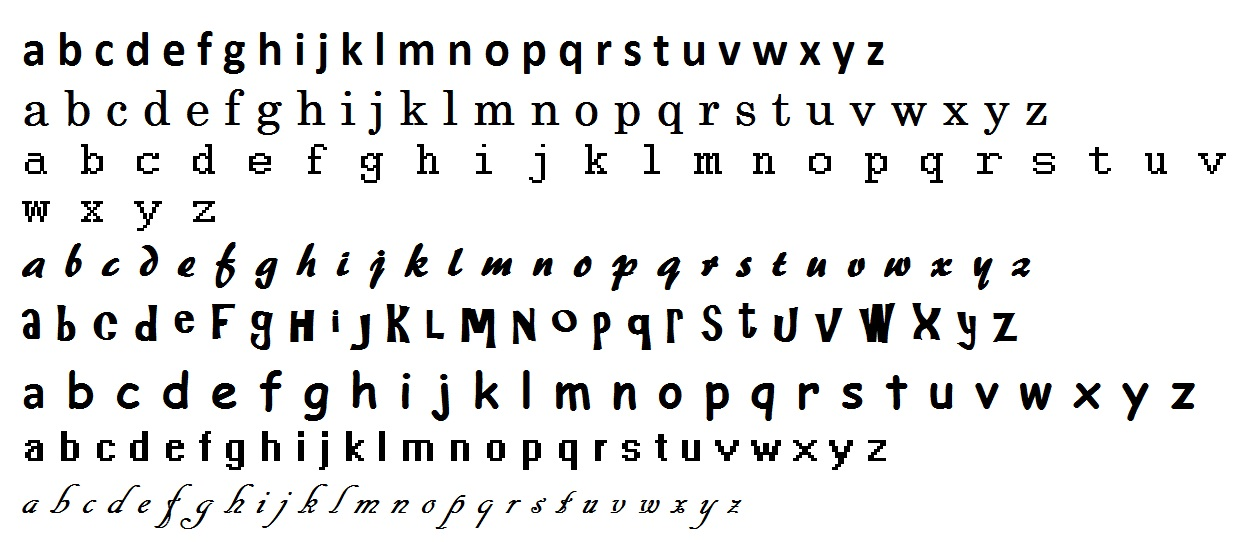
#> input picture Character Regocnition/Final/learning.jpg, 1248 x 542 px
$ python Learning.py   (older library calls are emulated)
#> lines starting #> are read from the running program, lines starting #| are printed output that depends on the picture; after the words box and inside, x2 and y2 are one past the last pixel; in counts of white or black regions, pixels touching at a corner belong together
### Character Regocnition/Final/image_manipulation.py
import numpy as np
import cv2
import os


# Loads the images / Checks if it exists
def LoadImage(name):
    # Read the Training Characters ##################################################################
#> called with name = 'learning.jpg'
    imgTrainingNumbers = cv2.imread(name)  # read in training numbers image
#> imgTrainingNumbers is the input picture: shape (542, 1248, 3); mean B, G, R 232.8, 232.9, 232.8
    print(imgTrainingNumbers)
#> (printed output is left out)
    # checking for if read correctly
    if imgTrainingNumbers is None:  # if image was not read successfully
        print("error: image not read from file \n\n")  # print error message
        os.system("pause")  # pause so user can see error message
        return  # exit main function
    # end if

    return imgTrainingNumbers

# Returns a Trheshold copy of the image after Converting the img to GRAYSCALE and Blurred first
def ImageToThreshold(originalImage):
    imgGray = cv2.cvtColor(originalImage, cv2.COLOR_BGR2GRAY)  # get grayscale image
    # cv2.imshow('Gray Scale', imgGray)

    imgBlurred = cv2.GaussianBlur(imgGray, (5, 5), 0)  # blur
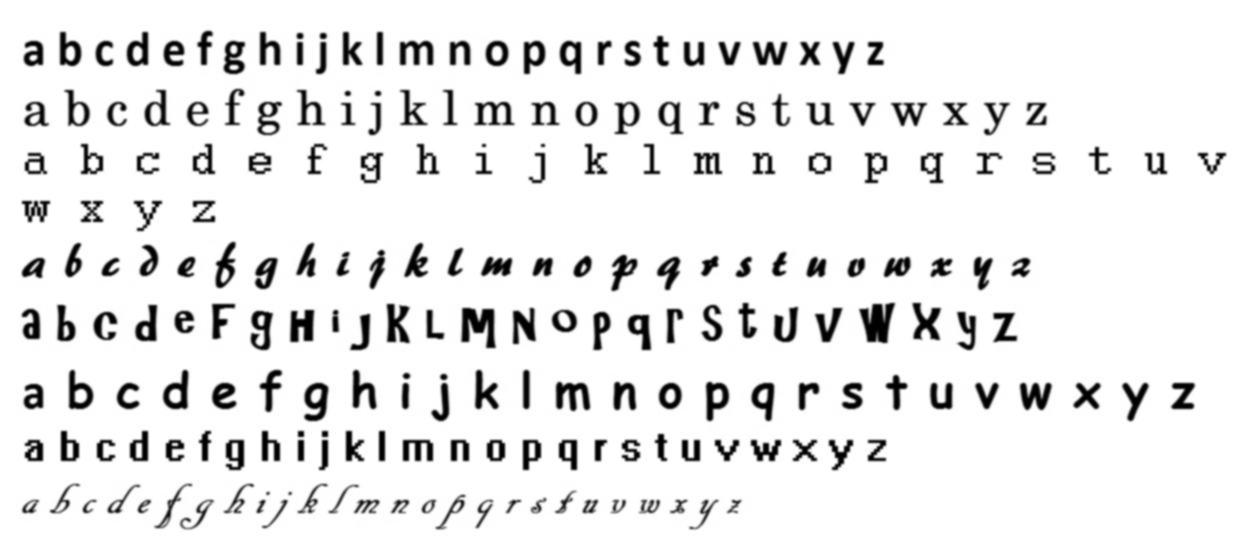
#> imgBlurred: shape (542, 1248); min 0, max 255, mean 232.9
    # cv2.imshow('Blurred', imgBlurred)

    # filter image from grayscale to black and white
    imgThresh = cv2.adaptiveThreshold(imgBlurred,  # input image
                                      255,  # make pixels that pass the threshold full white
                                      cv2.ADAPTIVE_THRESH_GAUSSIAN_C,
                                      # use gaussian rather than mean, seems to give better results
                                      cv2.THRESH_BINARY_INV,
                                      # invert so foreground will be white, background will be black
                                      11,  # size of a pixel neighborhood used to calculate threshold value
                                      2)  # constant subtracted from the mean or weighted mean
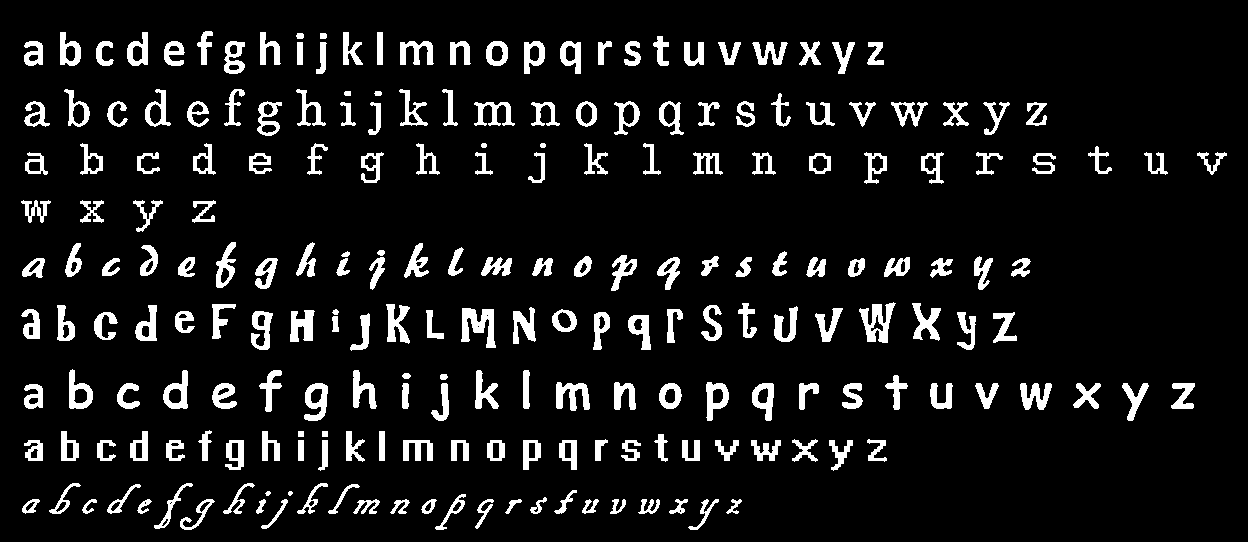
#> imgThresh: shape (542, 1248); 9% white; 223 white regions (1 under 20 px)

    imgThreshCopy = imgThresh.copy()  # make a copy of the thresh image, this in necessary b/c findContours modifies
    # cv2.imshow('Black n White', imgThresh)
    return imgThreshCopy

### Character Regocnition/Final/Learning.py
# Name: Kostas Giouzakov
# Senior Project: Character Recognition

import sys
import numpy as np
import cv2
import os
from math import sqrt
import constants as c
import image_manipulation as ip

print("Learning Started")
def main():
    # Read the Training Characters
    imgTrainingCharacters = ip.LoadImage("learning.jpg")  # read in training numbers image
    # Show the Image
    # cv2.imshow('Original', imgTrainingCharacters)

    # the idea is to get accurate number of contours
    # for that, some pre=processing has to be done to the image first: GrayScale-Blur...

    imgThresh = ip.ImageToThreshold(imgTrainingCharacters)  # make a copy of the thresh image, this in necessary b/c
    # findContours() modifies the image

    imgContours, npaContours, npaHierarchy = cv2.findContours(imgThresh,
                                                              # input image, make sure to use a copy since the
                                                              # function will modify this image in the course of
                                                              # finding contours
                                                              cv2.RETR_EXTERNAL,  # retrieve the outermost contours only
                                                              cv2.CHAIN_APPROX_SIMPLE)  # compress horizontal,
#> npaContours = 223 contours, 4 with area under 20; largest, box (x1, y1, x2, y2) and area: (859, 302, 896, 343) 708, (461, 308, 496, 348) 678, (304, 383, 328, 421) 596, (163, 370, 188, 409) 580, (69, 369, 93, 409) 574; npaHierarchy = 223 rows, first 6: [1, -1, -1, -1], [2, 0, -1, -1], [3, 1, -1, -1], [4, 2, -1, -1], [5, 3, -1, -1], [6, 4, -1, -1]
    # vertical, and diagonal segments and leave only their end points

    print("Number of detected contours  %d " % len(npaContours))
#| Number of detected contours  223

    # declare empty numpy array, we will use this to write to file later
    # zero rows, enough cols to hold all image data
    npaFlattenedImages = np.empty((0, c.RESIZED_IMAGE_WIDTH * c.RESIZED_IMAGE_HEIGHT))

    intClassifications = []  # declare empty classifications list, this will be our list of how we are classifying
    # our chars from user input, we will write to file at the end

    # possible chars we are interested: All characters (eventually)
    intValidChars = c.VALID_CHARS

    # counter is used for pictures labeling
    counter = 0
    for npaContour in npaContours:  # for each contour detected
        if cv2.contourArea(npaContour) > c.MIN_CONTOUR_AREA:  # if contour is big enough to consider
            [intX, intY, intW, intH] = cv2.boundingRect(npaContour)  # get and break out bounding rect

            counter += 1

            # draw rectangle around each contour as we ask user for input
            cv2.rectangle(imgTrainingCharacters,  # draw rectangle on original training image
                          (intX, intY),  # upper left corner
                          (intX + intW, intY + intH),  # lower right corner
                          (0, 0, 255),  # red
                          2)  # thickness

            imgROI = imgThresh[intY:intY + intH, intX:intX + intW]  # crop char out of threshold image
            imgROIResized = cv2.resize(imgROI, (c.RESIZED_IMAGE_WIDTH,
                                                c.RESIZED_IMAGE_HEIGHT))  # resize image, this will be more consistent
            # for recognition and storage

            cv2.imshow("imgROI", imgROI)  # show cropped out char for reference
            cv2.imshow("imgROIResized", imgROIResized)  # show resized image for reference
            cv2.imshow("Training Characters.png",
                       imgTrainingCharacters)  # show training numbers image, this will now have red rectangles drawn on it

            intChar = cv2.waitKey(0)  # get key press

            if intChar == 27:  # if esc key was pressed
                sys.exit()  # exit program
            elif intChar in intValidChars:  # else if the char is in the list of chars we are looking for . . .

                intClassifications.append(
                    intChar)  # append classification char to integer list of chars (we will convert to float later
                # before writing to file)

                npaFlattenedImage = imgROIResized.reshape((1,
                                                           c.RESIZED_IMAGE_WIDTH * c.RESIZED_IMAGE_HEIGHT))  # flatten
                # image to 1d numpy array so we can write to file later
                npaFlattenedImages = np.append(npaFlattenedImages, npaFlattenedImage,
                                               0)  # add current flattened impage numpy array to list of flattened
#> this loop made 24 passes; (key e is pressed on pass 2)
#> (intX, intY, intW, intH) on passes 2, 14, 19, 24: (688, 499, 31, 31), (180, 499, 35, 31), (435, 494, 31, 36), (107, 484, 34, 30)
#> pass 2, in main, `imgROI = imgThresh[intY:intY + intH, intX:intX + intW]`:
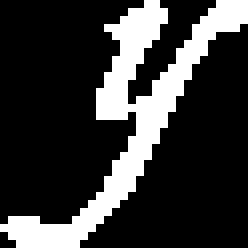
#> imgROI: shape (31, 31) (shown 8 times larger); 22% white; 1 white region, box (x1, y1, x2, y2) and area: (0, 0, 31, 31) 211
#> pass 2, in main, `imgROIResized = cv2.resize(imgROI, (c.RESIZED_IMAGE_WIDTH, c.RESIZED_I..`:
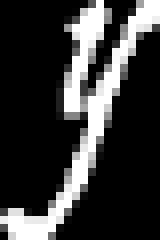
#> imgROIResized: shape (30, 20) (shown 8 times larger); min 0, max 255, mean 55.9
#> after the loop:
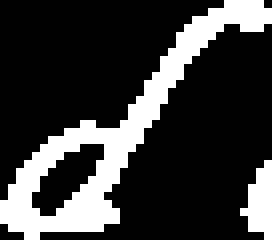
#> imgROI: shape (30, 34) (shown 8 times larger); 22.7% white; 2 white regions, box (x1, y1, x2, y2) and area: (0, 0, 34, 30) 207, (30, 20, 34, 30) 25
#> after the loop:
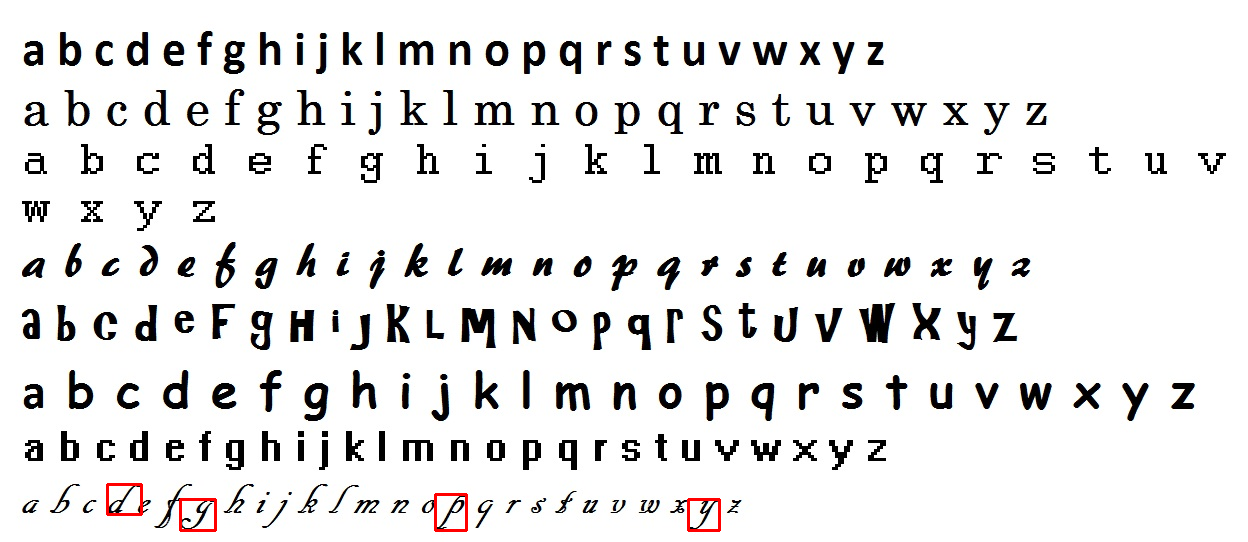
#> imgTrainingCharacters: shape (542, 1248, 3); 0.23% of pixels changed, all inside (x1, y1, x2, y2) = (106, 483, 721, 532)
#> after the loop, counter = 4; intClassifications = [101, 113, 120]
                # image numpy arrays

            # end if
        # end if
    # end for

    print("\n\nTraining complete!!\n")
    print("\n\nSaving...\n")

    fltClassifications = np.array(intClassifications,
                                  np.float32)  # convert classifications list of ints to numpy array of floats

    npaClassifications = fltClassifications.reshape(
        (fltClassifications.size, 1))  # flatten numpy array of floats to 1d so we can write to file later
    cv2.waitKey(0)

    np.savetxt("classifications.txt", npaClassifications)  # write flattened images to file
    np.savetxt("flattened_images.txt", npaFlattenedImages)  #

    cv2.destroyAllWindows()  # remove windows from memory

    print("\n\nSave Complete!!\n")


    cv2.waitKey(0)
    return
main()
#> (the program exits here)

$ run again, with Character Regocnition/Final/test2.jpg copied over Character Regocnition/Final/learning.jpg
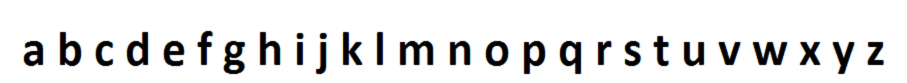
#> input picture Character Regocnition/Final/test2.jpg, 1814 x 166 px (shown at 1/2 size)
#> in LoadImage, imgTrainingNumbers is the input picture: shape (166, 1814, 3); mean B, G, R 228, 227.8, 228
#> (printed output is left out)
#> in ImageToThreshold, `imgThresh = cv2.adaptiveThreshold(imgBlurred,`:
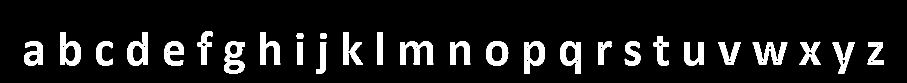
#> imgThresh: shape (166, 1814) (shown at 1/2 size); 10.5% white; 28 white regions
#> npaContours = 28 contours; largest, box (x1, y1, x2, y2) and area: (120, 64, 162, 132) 1973, (254, 64, 296, 132) 1966, (448, 82, 490, 148) 1960, (1048, 82, 1090, 148) 1951, (1120, 82, 1162, 148) 1936; npaHierarchy = 28 rows, first 6: [1, -1, -1, -1], [2, 0, -1, -1], [3, 1, -1, -1], [4, 2, -1, -1], [5, 3, -1, -1], [6, 4, -1, -1]
#| Number of detected contours  28
#> the loop in main, `for npaContour in npaContours:` made 4 passes; (key e is pressed on pass 1)
#> (intX, intW, intH) on passes 1 to 4: (1735, 33, 46), (1665, 44, 64), (1505, 70, 46), (1437, 44, 46)
#> after the loop in main, `for npaContour in npaContours:`:
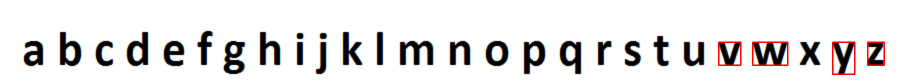
#> imgTrainingCharacters: shape (166, 1814, 3) (shown at 1/2 size); 0.78% of pixels changed, all inside (x1, y1, x2, y2) = (1436, 83, 1770, 150)
#> after the loop in main, `for npaContour in npaContours:`: counter = 4; intClassifications = [101, 113, 120]
